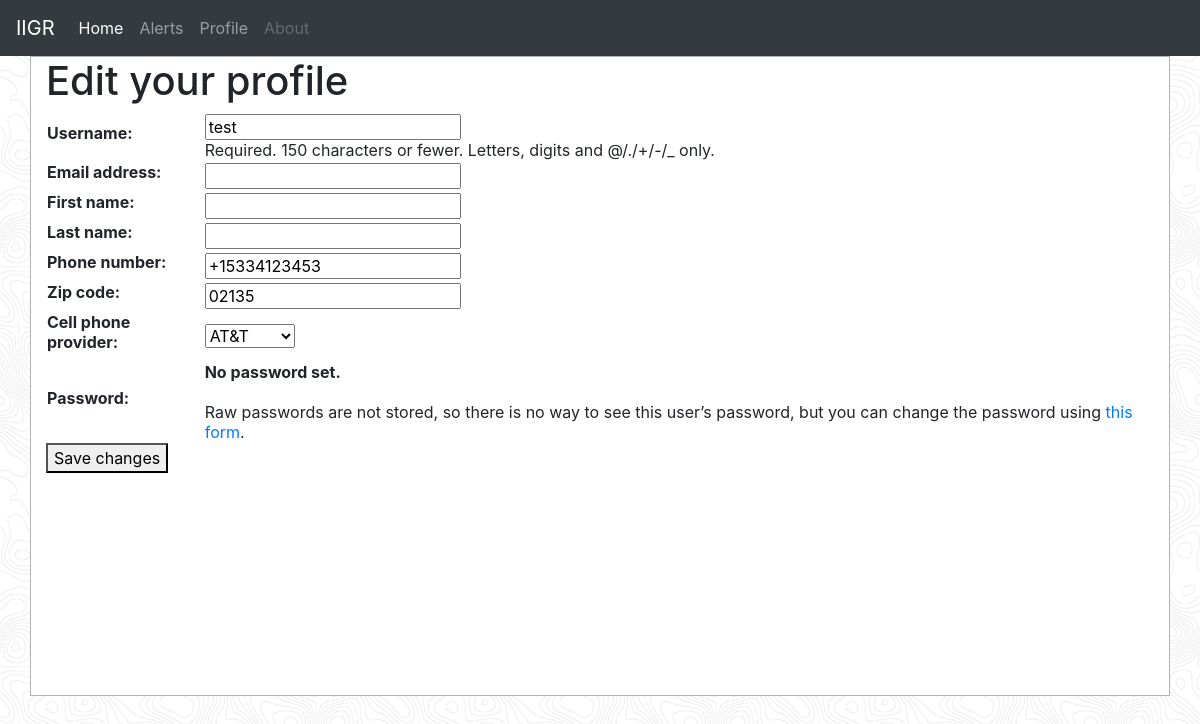
Page /users/profile/edit/ (signed in) on the committed database.
### users/models.py (models this page shows, shortened)
class CustomUser(AbstractUser):
    pass

class Profile(models.Model):
    user = models.OneToOneField(settings.AUTH_USER_MODEL, on_delete=models.CASCADE, unique=True)
    phone_number = PhoneNumberField(null=True, blank=False)
    zip_code = models.CharField(max_length=5, null=True)
    ATT = '@mms.att.net'
    TMOBILE = '@tmomail.net'
    VERIZON = '@vtext.com'
    SPRINT = '@page.nextel.com'
    CELL_PHONE_CARRIER_CHOICES = [
        (ATT, 'AT&T'),
        (TMOBILE, 'T-Mobile'),
        (VERIZON, 'Verizon'),
        (SPRINT, 'Sprint'),
    ]
    cell_phone_provider = models.CharField(max_length=15, choices=CELL_PHONE_CARRIER_CHOICES, default=ATT)

### users/views.py (the view)
# urls.py: path('profile/edit/', views.edit_profile, name='edit_profile')
@login_required
def edit_profile(request):
    user_form = CustomUserChangeForm(
            initial={
                    'username': request.user.username,
                    'email': request.user.email
                }
        )
    if request.method == "POST":
        user_form = CustomUserChangeForm(request.POST, instance = request.user)
        profile_form = UserProfileForm(request.POST, instance=request.user.profile)
        if user_form.is_valid() and profile_form.is_valid():
            user_form.save()
            profile_form.save()
            messages.success(request, ('Profile updated sucessfully'))
            return redirect('/users/profile')
        else:
            messages.error(request, ('invalid field'))
    else:
        profile_form = UserProfileForm(
            initial = {
                'phone_number': request.user.profile.phone_number,
                'zip_code': request.user.profile.zip_code,
                'cell_phone_provider': request.user.profile.cell_phone_provider
            }
        )
    return render(request, 'users/edit_profile.html', {
        'user_form': user_form,
        'profile_form': profile_form
    })

### users/forms.py
class CustomUserChangeForm(UserChangeForm):
    def __init__(self, *args, **kwargs):
        super(CustomUserChangeForm, self).__init__(*args, **kwargs)
        del self.fields['password']
    class Meta(UserChangeForm):
        model = CustomUser
        fields = ('username', 'email', 'first_name', 'last_name')

class UserProfileForm(UserChangeForm):
    class Meta:
        model = Profile
        fields = ('phone_number', 'zip_code', 'cell_phone_provider')

### templates/users/edit_profile.html (shortened to what this page needs)
{% extends 'base.html' %}
{% block body %}
<div class="container">
    <h1>Edit your profile</h1>
    <form method="post">
        <table>
        {{ user_form.as_table }}
        {{ profile_form.as_table }}
        </table>
        <button type="submit">Save changes</button>
    </form>
</div>
{% endblock body %}

### static/css/base.css (style rules this page uses)
.container { background-color:white; height:80%; border:1px solid #b0b3b8; }

### rows in the picture
CustomUser: username "test"
Profile: phone_number "+15334123453", zip_code "02135", cell_phone_provider "AT&T"
